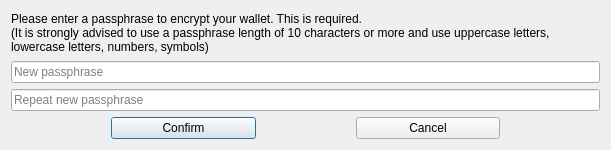
<?xml version="1.0" encoding="UTF-8"?>
<ui version="4.0">
 <class>EncryptDialog</class>
 <widget class="QDialog" name="EncryptDialog">
  <property name="geometry">
   <rect>
    <x>0</x>
    <y>0</y>
    <width>611</width>
    <height>150</height>
   </rect>
  </property>
  <property name="sizePolicy">
   <sizepolicy hsizetype="Expanding" vsizetype="Expanding">
    <horstretch>0</horstretch>
    <verstretch>0</verstretch>
   </sizepolicy>
  </property>
  <property name="windowTitle">
   <string>Encrypt Wallet</string>
  </property>
  <layout class="QVBoxLayout" name="verticalLayout" stretch="0,0,0,0">
   <item>
    <layout class="QHBoxLayout" name="horizontalLayout_3" stretch="0">
     <item>
      <widget class="QLabel" name="label_3">
       <property name="font">
        <font>
         <pointsize>9</pointsize>
        </font>
       </property>
       <property name="text">
        <string>Please enter a passphrase to encrypt your wallet. This is required.
(It is strongly advised to use a passphrase length of 10 characters or more and use uppercase letters, 
lowercase letters, numbers, symbols) </string>
       </property>
       <property name="alignment">
        <set>Qt::AlignLeading|Qt::AlignLeft|Qt::AlignVCenter</set>
       </property>
      </widget>
     </item>
    </layout>
   </item>
   <item>
    <layout class="QVBoxLayout" name="verticalLayout_2">
     <item>
      <widget class="QLineEdit" name="linePwd">
       <property name="echoMode">
        <enum>QLineEdit::Password</enum>
       </property>
       <property name="placeholderText">
        <string>New passphrase</string>
       </property>
      </widget>
     </item>
     <item>
      <widget class="QLineEdit" name="linePwdConfirm">
       <property name="echoMode">
        <enum>QLineEdit::Password</enum>
       </property>
       <property name="placeholderText">
        <string>Repeat new passphrase</string>
       </property>
      </widget>
     </item>
    </layout>
   </item>
   <item>
    <layout class="QHBoxLayout" name="horizontalLayout_5">
     <property name="spacing">
      <number>100</number>
     </property>
     <property name="leftMargin">
      <number>100</number>
     </property>
     <property name="rightMargin">
      <number>100</number>
     </property>
     <item>
      <widget class="QPushButton" name="btnOK">
       <property name="text">
        <string>Confirm</string>
       </property>
       <property name="shortcut">
        <string>Return</string>
       </property>
      </widget>
     </item>
     <item>
      <widget class="QPushButton" name="btnCancel">
       <property name="text">
        <string>Cancel</string>
       </property>
       <property name="shortcut">
        <string>Esc</string>
       </property>
      </widget>
     </item>
    </layout>
   </item>
  </layout>
 </widget>
 <resources/>
 <connections/>
</ui>
